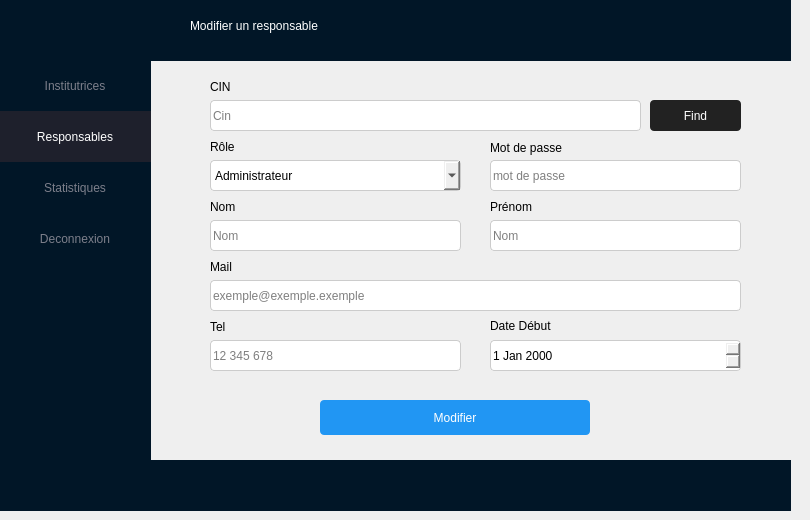
    <widget class="QWidget" name="interfaceMenuEdit">
     <widget class="QFrame" name="frame_17">
      <property name="geometry">
       <rect>
        <x>-10</x>
        <y>0</y>
        <width>801</width>
        <height>61</height>
       </rect>
      </property>
      <property name="styleSheet">
       <string notr="true">background-color: #011627;
border:3px solide rgb(136, 136, 136);
</string>
      </property>
      <property name="frameShape">
       <enum>QFrame::StyledPanel</enum>
      </property>
      <property name="frameShadow">
       <enum>QFrame::Raised</enum>
      </property>
      <widget class="QLabel" name="label_5">
       <property name="geometry">
        <rect>
         <x>200</x>
         <y>10</y>
         <width>201</width>
         <height>31</height>
        </rect>
       </property>
       <property name="styleSheet">
        <string notr="true">color:white;</string>
       </property>
       <property name="text">
        <string>Modifier un responsable</string>
       </property>
      </widget>
     </widget>
     <widget class="QFrame" name="frame_18">
      <property name="geometry">
       <rect>
        <x>-10</x>
        <y>460</y>
        <width>801</width>
        <height>51</height>
       </rect>
      </property>
      <property name="styleSheet">
       <string notr="true">background-color: #011627;
border:3px solide rgb(136, 136, 136);
</string>
      </property>
      <property name="frameShape">
       <enum>QFrame::StyledPanel</enum>
      </property>
      <property name="frameShadow">
       <enum>QFrame::Raised</enum>
      </property>
     </widget>
     <widget class="QFrame" name="frame_19">
      <property name="geometry">
       <rect>
        <x>0</x>
        <y>0</y>
        <width>151</width>
        <height>501</height>
       </rect>
      </property>
      <property name="styleSheet">
       <string notr="true">background-color: #011627;
border:3px solide rgb(136, 136, 136);
</string>
      </property>
      <property name="frameShape">
       <enum>QFrame::StyledPanel</enum>
      </property>
      <property name="frameShadow">
       <enum>QFrame::Raised</enum>
      </property>
      <widget class="QFrame" name="frame_20">
       <property name="geometry">
        <rect>
         <x>-10</x>
         <y>-20</y>
         <width>181</width>
         <height>80</height>
        </rect>
       </property>
       <property name="styleSheet">
        <string notr="true">background-color: #011627;
border:3px solide rgb(136, 136, 136);
</string>
       </property>
       <property name="frameShape">
        <enum>QFrame::StyledPanel</enum>
       </property>
       <property name="frameShadow">
        <enum>QFrame::Raised</enum>
       </property>
       <widget class="QPushButton" name="home_3">
        <property name="geometry">
         <rect>
          <x>60</x>
          <y>30</y>
          <width>41</width>
          <height>41</height>
         </rect>
        </property>
        <property name="styleSheet">
         <string notr="true">border-image:url(&quot;C:/Users/mohamed ben samir/Documents/profil/images/home.png&quot;);

color:#000;</string>
        </property>
        <property name="text">
         <string/>
        </property>
       </widget>
      </widget>
      <widget class="QPushButton" name="btnLogout_5">
       <property name="geometry">
        <rect>
         <x>-10</x>
         <y>213</y>
         <width>170</width>
         <height>51</height>
        </rect>
       </property>
       <property name="cursor">
        <cursorShape>PointingHandCursor</cursorShape>
       </property>
       <property name="styleSheet">
        <string notr="true">border:none;
color:#7D7F8B;
font: 75 11pt &quot;Calibri&quot;;</string>
       </property>
       <property name="text">
        <string>Deconnexion</string>
       </property>
      </widget>
      <widget class="QPushButton" name="btnStatStock_5">
       <property name="geometry">
        <rect>
         <x>-10</x>
         <y>162</y>
         <width>170</width>
         <height>51</height>
        </rect>
       </property>
       <property name="cursor">
        <cursorShape>PointingHandCursor</cursorShape>
       </property>
       <property name="styleSheet">
        <string notr="true">border:none;
color:#7D7F8B;
font: 75 11pt &quot;Calibri&quot;;</string>
       </property>
       <property name="text">
        <string>Statistiques</string>
       </property>
      </widget>
      <widget class="QPushButton" name="btnResp_7">
       <property name="geometry">
        <rect>
         <x>-10</x>
         <y>111</y>
         <width>170</width>
         <height>51</height>
        </rect>
       </property>
       <property name="cursor">
        <cursorShape>PointingHandCursor</cursorShape>
       </property>
       <property name="styleSheet">
        <string notr="true">border:none;
background-color: rgba(30, 32, 44, 255);
color: rgb(255, 255, 255);
color:white;
font: 75 11pt &quot;Calibri&quot;;</string>
       </property>
       <property name="text">
        <string>Responsables</string>
       </property>
      </widget>
      <widget class="QPushButton" name="btnInst_7">
       <property name="geometry">
        <rect>
         <x>-10</x>
         <y>60</y>
         <width>170</width>
         <height>51</height>
        </rect>
       </property>
       <property name="cursor">
        <cursorShape>PointingHandCursor</cursorShape>
       </property>
       <property name="styleSheet">
        <string notr="true">border:none;
color:#7D7F8B;
font: 75 11pt &quot;Calibri&quot;;</string>
       </property>
       <property name="text">
        <string>Institutrices</string>
       </property>
      </widget>
     </widget>
     <widget class="QLabel" name="label_39">
      <property name="geometry">
       <rect>
        <x>210</x>
        <y>260</y>
        <width>47</width>
        <height>13</height>
       </rect>
      </property>
      <property name="text">
       <string>Mail</string>
      </property>
     </widget>
     <widget class="QLabel" name="label_34">
      <property name="geometry">
       <rect>
        <x>210</x>
        <y>320</y>
        <width>47</width>
        <height>13</height>
       </rect>
      </property>
      <property name="text">
       <string>Tel</string>
      </property>
     </widget>
     <widget class="QLabel" name="label_36">
      <property name="geometry">
       <rect>
        <x>210</x>
        <y>200</y>
        <width>47</width>
        <height>13</height>
       </rect>
      </property>
      <property name="text">
       <string>Nom</string>
      </property>
     </widget>
     <widget class="QLabel" name="label_38">
      <property name="geometry">
       <rect>
        <x>210</x>
        <y>80</y>
        <width>47</width>
        <height>13</height>
       </rect>
      </property>
      <property name="text">
       <string>CIN</string>
      </property>
     </widget>
     <widget class="QLineEdit" name="lineEditEditRespPrenom_2">
      <property name="geometry">
       <rect>
        <x>490</x>
        <y>220</y>
        <width>251</width>
        <height>31</height>
       </rect>
      </property>
      <property name="styleSheet">
       <string notr="true">border: 1px solid #ccc;
border-radius: 4px;</string>
      </property>
      <property name="placeholderText">
       <string>Nom</string>
      </property>
      <property name="clearButtonEnabled">
       <bool>false</bool>
      </property>
     </widget>
     <widget class="QLineEdit" name="lineEditEditRespMail_2">
      <property name="geometry">
       <rect>
        <x>210</x>
        <y>280</y>
        <width>531</width>
        <height>31</height>
       </rect>
      </property>
      <property name="styleSheet">
       <string notr="true">border: 1px solid #ccc;
border-radius: 4px;</string>
      </property>
      <property name="placeholderText">
       <string>exemple@exemple.exemple</string>
      </property>
      <property name="clearButtonEnabled">
       <bool>false</bool>
      </property>
     </widget>
     <widget class="QLabel" name="label_35">
      <property name="geometry">
       <rect>
        <x>490</x>
        <y>315</y>
        <width>61</width>
        <height>21</height>
       </rect>
      </property>
      <property name="text">
       <string>Date Début</string>
      </property>
     </widget>
     <widget class="QLineEdit" name="lineEditEditRespNom_2">
      <property name="geometry">
       <rect>
        <x>210</x>
        <y>220</y>
        <width>251</width>
        <height>31</height>
       </rect>
      </property>
      <property name="styleSheet">
       <string notr="true">border: 1px solid #ccc;
border-radius: 4px;</string>
      </property>
      <property name="placeholderText">
       <string>Nom</string>
      </property>
      <property name="clearButtonEnabled">
       <bool>false</bool>
      </property>
     </widget>
     <widget class="QPushButton" name="pushButton_edit_3">
      <property name="geometry">
       <rect>
        <x>650</x>
        <y>100</y>
        <width>91</width>
        <height>31</height>
       </rect>
      </property>
      <property name="cursor">
       <cursorShape>PointingHandCursor</cursorShape>
      </property>
      <property name="styleSheet">
       <string notr="true">border: none;
color: white; 
background-color: #222222;
border-radius:4px;</string>
      </property>
      <property name="text">
       <string>Find</string>
      </property>
     </widget>
     <widget class="QLineEdit" name="lineEditEditRespCin_2">
      <property name="geometry">
       <rect>
        <x>210</x>
        <y>100</y>
        <width>431</width>
        <height>31</height>
       </rect>
      </property>
      <property name="styleSheet">
       <string notr="true">border: 1px solid #ccc;
border-radius: 4px;</string>
      </property>
      <property name="placeholderText">
       <string>Cin</string>
      </property>
      <property name="clearButtonEnabled">
       <bool>false</bool>
      </property>
     </widget>
     <widget class="QDateEdit" name="lineEditEditRespDd_2">
      <property name="geometry">
       <rect>
        <x>490</x>
        <y>340</y>
        <width>251</width>
        <height>31</height>
       </rect>
      </property>
      <property name="styleSheet">
       <string notr="true">border: 1px solid #ccc;
border-radius: 4px;</string>
      </property>
     </widget>
     <widget class="QLineEdit" name="lineEditEditRespTel_2">
      <property name="geometry">
       <rect>
        <x>210</x>
        <y>340</y>
        <width>251</width>
        <height>31</height>
       </rect>
      </property>
      <property name="styleSheet">
       <string notr="true">border: 1px solid #ccc;
border-radius: 4px;</string>
      </property>
      <property name="placeholderText">
       <string>12 345 678</string>
      </property>
      <property name="clearButtonEnabled">
       <bool>false</bool>
      </property>
     </widget>
     <widget class="QLabel" name="label_37">
      <property name="geometry">
       <rect>
        <x>490</x>
        <y>200</y>
        <width>47</width>
        <height>13</height>
       </rect>
      </property>
      <property name="text">
       <string>Prénom</string>
      </property>
     </widget>
     <widget class="QPushButton" name="btnEditConfirm_2">
      <property name="geometry">
       <rect>
        <x>320</x>
        <y>400</y>
        <width>270</width>
        <height>35</height>
       </rect>
      </property>
      <property name="cursor">
       <cursorShape>PointingHandCursor</cursorShape>
      </property>
      <property name="styleSheet">
       <string notr="true">border: none;
color: white; 
background-color: #2196F3;
border-radius:4px;</string>
      </property>
      <property name="text">
       <string>Modifier</string>
      </property>
     </widget>
     <widget class="QComboBox" name="comboBoxRole_2">
      <property name="geometry">
       <rect>
        <x>210</x>
        <y>160</y>
        <width>251</width>
        <height>31</height>
       </rect>
      </property>
      <property name="styleSheet">
       <string notr="true">border: 1px solid #ccc;
    border-radius: 4px;</string>
      </property>
      <item>
       <property name="text">
        <string>Administrateur</string>
       </property>
      </item>
      <item>
       <property name="text">
        <string>Financier</string>
       </property>
      </item>
      <item>
       <property name="text">
        <string>Cuisinier</string>
       </property>
      </item>
      <item>
       <property name="text">
        <string>Consierge</string>
       </property>
      </item>
      <item>
       <property name="text">
        <string>Autre</string>
       </property>
      </item>
     </widget>
     <widget class="QLabel" name="label_42">
      <property name="geometry">
       <rect>
        <x>210</x>
        <y>140</y>
        <width>47</width>
        <height>13</height>
       </rect>
      </property>
      <property name="text">
       <string>Rôle</string>
      </property>
     </widget>
     <widget class="QLabel" name="label_46">
      <property name="geometry">
       <rect>
        <x>490</x>
        <y>140</y>
        <width>91</width>
        <height>16</height>
       </rect>
      </property>
      <property name="text">
       <string>Mot de passe</string>
      </property>
     </widget>
     <widget class="QLineEdit" name="lineEditEditRespPassword">
      <property name="geometry">
       <rect>
        <x>490</x>
        <y>160</y>
        <width>251</width>
        <height>31</height>
       </rect>
      </property>
      <property name="styleSheet">
       <string notr="true">border: 1px solid #ccc;
border-radius: 4px;</string>
      </property>
      <property name="echoMode">
       <enum>QLineEdit::Password</enum>
      </property>
      <property name="placeholderText">
       <string>mot de passe</string>
      </property>
      <property name="clearButtonEnabled">
       <bool>false</bool>
      </property>
     </widget>
    </widget>
